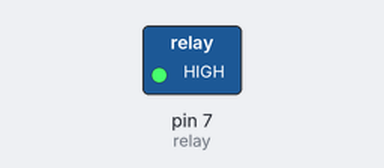
The sketch below on a simulated Arduino Uno, built with avr-gcc and run on an emulated ATmega328P. Shown: switched loads named in the sketch (green lamp = pin HIGH). Dashed ring = blinking.

Above: at 0.5 s.
Timing chart, 0 to 4.6 s (numbered marks = the images above):
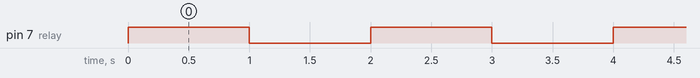

The sketch:

07_CD_MOTOR.ino
```cpp
int relay = 7;
void setup() {
 pinMode(relay, OUTPUT);
}
void loop() {
 digitalWrite(relay, HIGH);
 delay(1000);
 digitalWrite(relay, LOW);
 delay(1000);
}
```

Measured:
- by itself, pin 7 (relay): alternates HIGH for 1.0 s and LOW for 1.0 s
